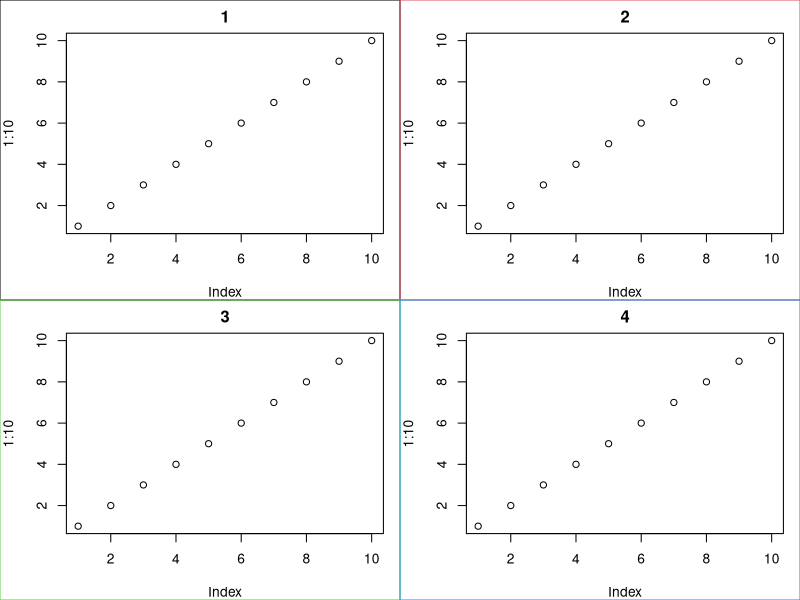
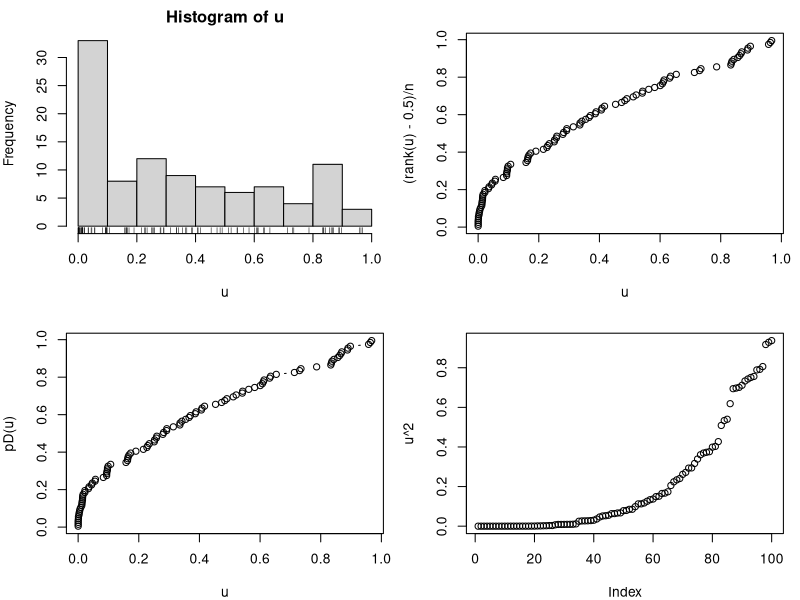
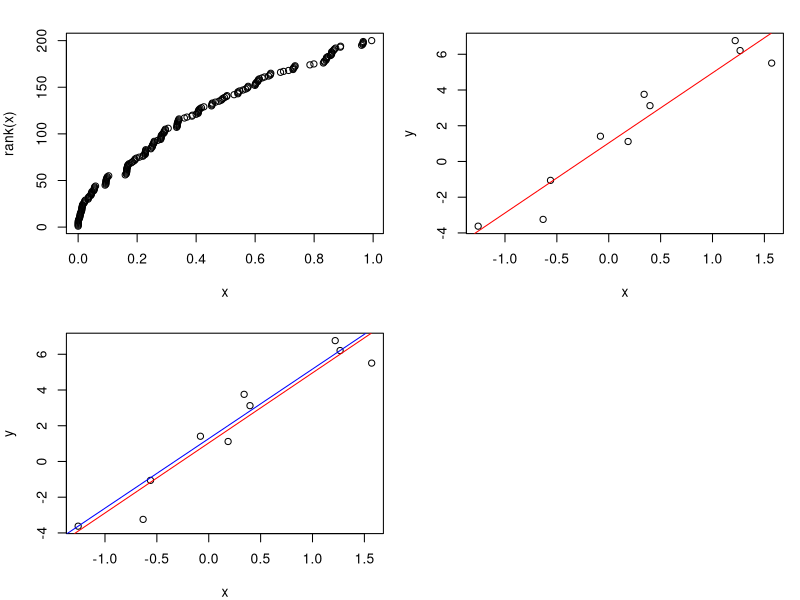

These charts were generated, in order, by the following R code:
## ---- chunk 1
## parametri, ki veljajo za vse chunke
knitr::opts_chunk$set(echo = TRUE,fig.width=10,fig.height=10)
par(mar=c(4,4,2,1))
## ---- chunk 2
par(mfrow=c(2,2))
m <- prod(par("mfrow"))
for(i in 1:m){
plot(1:10,main=i)
box("fig",col=i)
}
## ---- chunk 3
n <- 100
u <- runif(n)^2
u <- sort(u)
hist(u)
rug(u)
## ---- chunk 4
plot(u, (rank(u)-0.5)/n)
## ---- chunk 5
P <- (rank(u)-0.5)/n
approx(u,P,0.5)
pD <- approxfun(u,P,yleft=min(u),yright=max(u))
plot(u,pD(u),type="b")
## ---- chunk 6
plot(u^2)
## ---- chunk 7
m=median(u)
pD(m)
## ---- chunk 8
qD=approxfun(P,u,yleft=min(P),yright=max(P))
qD(0.5)==median(u)
abs(qD(0.5)-median(u))< 10^(-8)
## ---- chunk 9
rD <- function(n=100)    qD(runif(n))
rD(20)
## ---- chunk 10
x <- rD(200)
plot(x,rank(x))
## ---- chunk 11
sumsq <- function(par,x,y
                  ){
  a <- par[1]
  b <- par[2]
  yhat <- a+b*x
  d2 <- sum((y-yhat)^2)
  return(d2)
}
## ---- chunk 12
n <- 10
a <- 1
b <- 3
serr <- 1
x <- rnorm(n)
eps <- rnorm(n,sd = serr)
y <- a + b * x + eps
plot(x,y)
X <- x
Y <- y
abline(lm(y~x),col="red")
## ---- chunk 13
optim(par=c(0,1),sumsq,x=x,y=y)
lm( y ~ x)
## ---- chunk 14
sumsqa <- function(par,x,y
                  ){
  a <- par[1]
  b <- par[2]
  yhat <- a+b*x
  d2 <- sum(abs(y-yhat))
  return(d2)
}
## ---- chunk 15
pabs <- optim(par=c(0,1),sumsqa,x=x,y=y)
pabs
lm( y ~ x)
## ---- chunk 16
plot(x,y)
abline(lm(y~x),col="red")
abline(pabs$par,col="blue")
